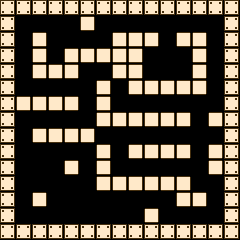

Tiled map render using the project's own tile images. Description and the whole map definition, tile-layer contents included, below:
An orthogonal 15x15 tile map with 16x16 px tiles, 1 tile layer (Foreground) and 27 objects (player_start).

<map version="1.0" orientation="orthogonal" width="15" height="15" tilewidth="16" tileheight="16">
 <properties>
  <property name="hp" value="3" />
  <property name="lv" value="1" />
 </properties>
 <tileset firstgid="1" name="chip" tilewidth="16" tileheight="16">
  <image source="chip.png" width="256" height="256" />
 </tileset>
 <layer name="Foreground" width="15" height="15">
  <properties>
   <property name="tileset" value="chip" />
  </properties>
  <data encoding="csv">
18,18,18,18,18,18,18,18,18,18,18,18,18,18,18,
18,0,0,0,0,17,0,0,0,0,0,0,0,0,18,
18,0,17,0,0,0,0,17,17,17,0,17,17,0,18,
18,0,17,0,17,17,17,17,17,0,0,0,17,0,18,
18,0,17,17,17,0,0,17,17,0,0,0,17,0,18,
18,0,0,0,0,0,17,0,17,17,17,17,17,0,18,
18,17,17,17,17,0,17,0,0,0,0,0,0,0,18,
18,0,0,0,0,0,17,17,17,17,17,17,0,17,18,
18,0,17,17,17,17,0,0,0,0,0,0,0,0,18,
18,0,0,0,0,0,17,0,17,17,17,17,0,17,18,
18,0,0,0,17,0,17,0,0,0,0,0,0,17,18,
18,0,0,0,0,0,17,17,17,17,17,17,0,0,18,
18,0,17,0,0,0,0,0,0,0,0,17,17,0,18,
18,0,0,0,0,0,0,0,0,17,0,0,0,0,18,
18,18,18,18,18,18,18,18,18,18,18,18,18,18,18
</data>
 </layer>
 <objectgroup color="#00ff00" name="object" width="15" height="15" opacity="0.48">
  <object name="start" type="player_start" gid="1" x="48" y="192" />
  <object gid="27" x="160" y="80" />
  <object gid="66" x="128" y="208" />
  <object gid="66" x="192" y="128" />
  <object gid="67" x="160" y="48" />
  <object gid="2" x="32" y="128" />
  <object gid="2" x="64" y="128" />
  <object gid="2" x="80" y="112" />
  <object gid="2" x="48" y="96" />
  <object gid="2" x="16" y="96" />
  <object gid="2" x="16" y="64" />
  <object gid="2" x="16" y="32" />
  <object gid="2" x="48" y="32" />
  <object gid="2" x="64" y="48" />
  <object gid="2" x="96" y="32" />
  <object gid="2" x="128" y="32" />
  <object gid="67" x="176" y="32" />
  <object gid="2" x="48" y="64" />
  <object gid="2" x="96" y="80" />
  <object gid="6" x="112" y="96" />
  <object gid="2" x="192" y="192" />
  <object gid="2" x="160" y="176" />
  <object gid="2" x="128" y="176" />
  <object gid="2" x="144" y="144" />
  <object gid="65" x="176" y="176" />
  <object gid="65" x="192" y="160" />
  <object gid="65" x="64" y="224" />
 </objectgroup>
</map>
